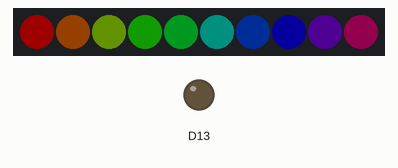
Bench run of a sketch on a simulated Adafruit Circuit Playground Express. Shown: 10 RGB LEDs in strip order, left to right, output pins drawn as LEDs (lit = HIGH). Dim RGB values are drawn brighter than linear.

Above: at 0.01 s.
At 1.08 s:
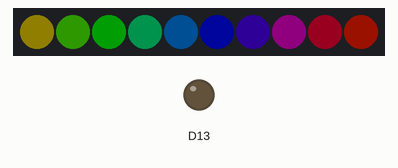
At 1.83 s:
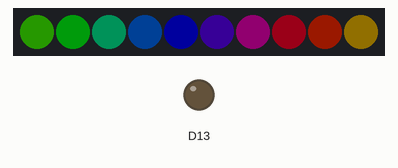
At 3.66 s:
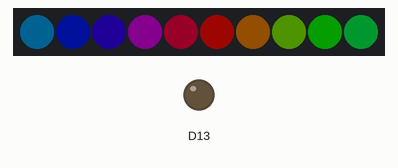
At 5.48 s:
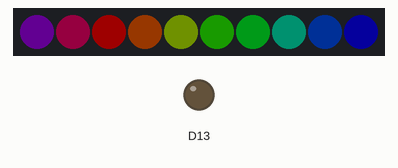
At 7.41 s:
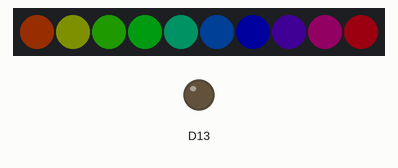

Measured:
- by itself, everything shown: repeats every 6.9 s, in 128 steps

The sketch:

LedDemo.ino
```cpp
/*
 * LedDemo - Circuit Playground Express
 *
 * Animation arc-en-ciel sur les LEDs NeoPixel.
 *
 * Board: Adafruit Circuit Playground Express
 * FQBN: adafruit:samd:adafruit_circuitplayground_m0
 *
 * @dependencies Adafruit_CircuitPlayground
 */

#include <Adafruit_CircuitPlayground.h>

uint8_t offset = 0;

void setup() {
  CircuitPlayground.begin();
  CircuitPlayground.setBrightness(30);
}

void loop() {
  // Animation arc-en-ciel rotatif
  for (int i = 0; i < 10; i++) {
    uint8_t hue = (i * 25 + offset) % 256;
    uint32_t color = CircuitPlayground.colorWheel(hue);
    CircuitPlayground.setPixelColor(i, color);
  }

  offset += 2;
  delay(50);
}
```
